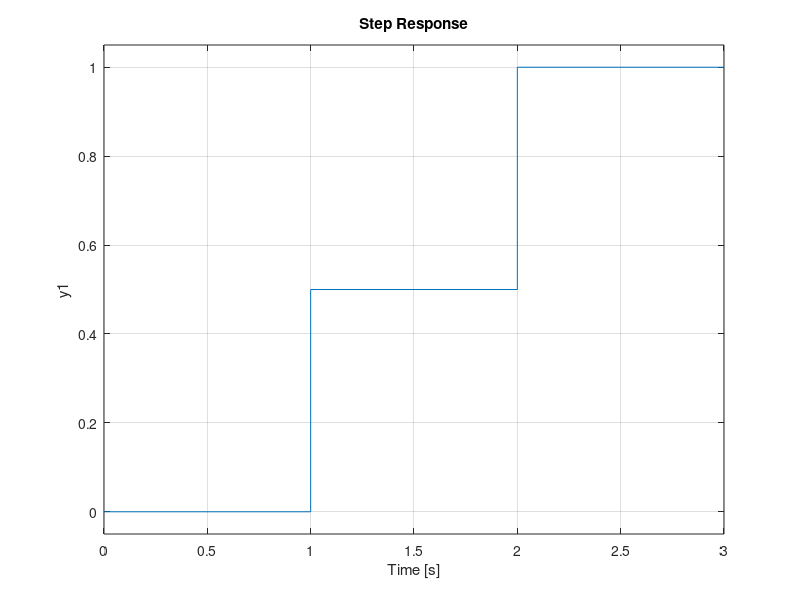

The MATLAB source for this figure:
% MR2007 final exam p2

Phi = [1 1; 0 1];
Gamma = [0.5;1];
C = [1, 0];

sys = ss(Phi, Gamma, C, [0], 1)

K = [1, 1.5]

eig(Phi - Gamma*K)

sys_c = ss(Phi - Gamma*K, Gamma, C, [0], 1);

figure
step(sys_c)

